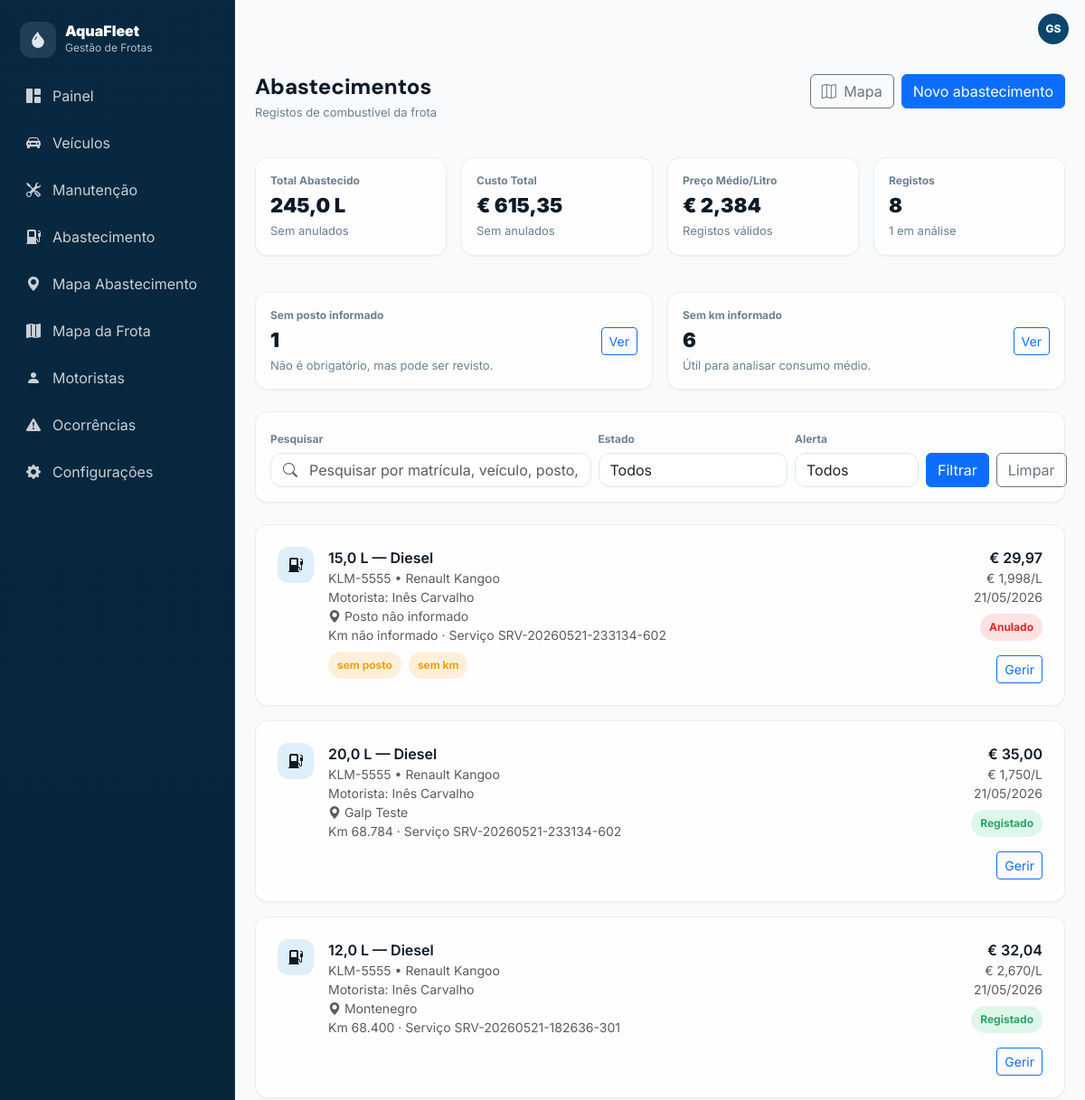
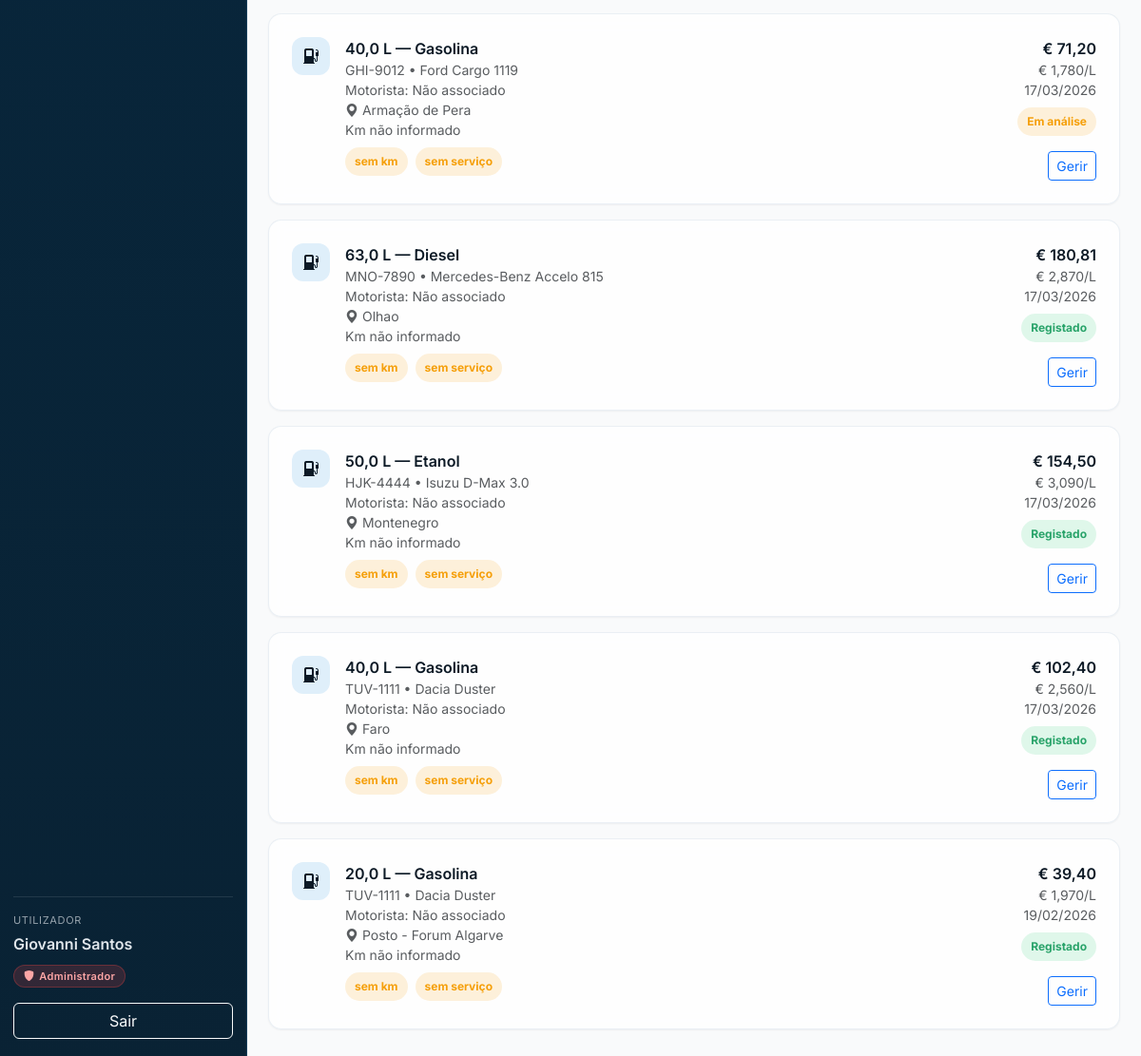
Screenshot of /abastecimentos/index.php (signed in) with the database file from the repository (2 pictures, top to bottom).
### tables this page shows
CREATE TABLE `abastecimentos` (
  `id` int(10) UNSIGNED NOT NULL,
  `viatura_id` int(10) UNSIGNED NOT NULL,
  `colaborador_id` int(10) UNSIGNED DEFAULT NULL,
  `motorista_id` int(10) UNSIGNED DEFAULT NULL,
  `registado_por_usuario_id` int(10) UNSIGNED DEFAULT NULL,
  `servico_id` int(10) UNSIGNED DEFAULT NULL,
  `posto` varchar(120) DEFAULT NULL,
  `combustivel` varchar(30) NOT NULL,
  `litros` decimal(10,2) NOT NULL,
  `preco_litro` decimal(10,3) NOT NULL,
  `total` decimal(10,2) NOT NULL,
  `km_atual` int(10) UNSIGNED DEFAULT NULL,
  `data_abastecimento` date NOT NULL,
  `observacoes` text DEFAULT NULL,
  `comprovativo` varchar(255) DEFAULT NULL,
  `estado` enum('registado','em_analise','corrigido','anulado') NOT NULL DEFAULT 'registado',
  `aprovado_por_usuario_id` int(10) UNSIGNED DEFAULT NULL,
  `aprovado_em` datetime DEFAULT NULL,
  `motivo_rejeicao` varchar(255) DEFAULT NULL,
  `criado_em` timestamp NOT NULL DEFAULT current_timestamp(),
  `latitude` decimal(10,7) DEFAULT NULL,
  `longitude` decimal(10,7) DEFAULT NULL
);

CREATE TABLE `viaturas` (
  `id` int(10) UNSIGNED NOT NULL,
  `matricula` varchar(20) NOT NULL,
  `marca_modelo` varchar(120) NOT NULL,
  `tipo` enum('Ligeiro','Pick-up','Carrinha','Camião','Elétrico','Outro') NOT NULL DEFAULT 'Ligeiro',
  `combustivel` enum('Diesel','Gasolina','Elétrico','Híbrido','Outro') NOT NULL DEFAULT 'Diesel',
  `quilometragem` int(10) UNSIGNED NOT NULL DEFAULT 0,
  `estado` enum('Disponível','Atribuída','Em Manutenção','Inativo') NOT NULL DEFAULT 'Disponível',
  `observacoes` text DEFAULT NULL,
  `infraestrutura_id` int(11) DEFAULT NULL,
  `criado_em` timestamp NOT NULL DEFAULT current_timestamp(),
  `atualizado_em` timestamp NOT NULL DEFAULT current_timestamp() ON UPDATE current_timestamp()
);

CREATE TABLE `motoristas` (
  `id` int(10) UNSIGNED NOT NULL,
  `colaborador_id` int(10) UNSIGNED DEFAULT NULL,
  `nome` varchar(120) NOT NULL,
  `cc` varchar(20) DEFAULT NULL,
  `nif` varchar(20) DEFAULT NULL,
  `carta_numero` varchar(30) DEFAULT NULL,
  `carta_categoria` varchar(10) DEFAULT NULL,
  `carta_validade` date DEFAULT NULL,
  `telefone` varchar(30) DEFAULT NULL,
  `email` varchar(120) DEFAULT NULL,
  `status` enum('Ativo','Inativo') NOT NULL DEFAULT 'Ativo',
  `desde` date DEFAULT NULL,
  `viagens` int(11) NOT NULL DEFAULT 0,
  `viatura_id` int(10) UNSIGNED DEFAULT NULL,
  `criado_em` timestamp NOT NULL DEFAULT current_timestamp()
);

CREATE TABLE `servicos_operacionais` (
  `id` int(10) UNSIGNED NOT NULL,
  `codigo` varchar(30) NOT NULL,
  `atribuicao_id` int(10) UNSIGNED DEFAULT NULL,
  `motorista_id` int(10) UNSIGNED NOT NULL,
  `colaborador_id` int(10) UNSIGNED DEFAULT NULL,
  `usuario_id` int(10) UNSIGNED DEFAULT NULL,
  `viatura_id` int(10) UNSIGNED NOT NULL,
  `data_inicio` datetime NOT NULL DEFAULT current_timestamp(),
  `data_fim` datetime DEFAULT NULL,
  `km_inicio` int(10) UNSIGNED NOT NULL,
  `km_fim` int(10) UNSIGNED DEFAULT NULL,
  `nivel_combustivel_inicio` tinyint(3) UNSIGNED DEFAULT NULL,
  `nivel_combustivel_fim` tinyint(3) UNSIGNED DEFAULT NULL,
  `estado` enum('aberto','concluido','cancelado') NOT NULL DEFAULT 'aberto',
  `observacoes_inicio` text DEFAULT NULL,
  `observacoes_fim` text DEFAULT NULL,
  `criado_em` timestamp NOT NULL DEFAULT current_timestamp(),
  `atualizado_em` timestamp NOT NULL DEFAULT current_timestamp() ON UPDATE current_timestamp()
);

### abastecimentos/index.php (the view, shortened to what this page needs)
<?php
require_once __DIR__ . "/../inc/database.php";
require_once __DIR__ . "/../inc/header.php";
function h($s) {
  return htmlspecialchars((string)$s, ENT_QUOTES, 'UTF-8');
}
function fmtData($d) {
  $dt = DateTime::createFromFormat('Y-m-d', substr($d, 0, 10));
  return $dt ? $dt->format('d/m/Y') : h($d);
}
function badgeEstadoAbastecimento($estado) {
  $estado = (string)$estado;
  if ($estado === 'registado') {
    return '<span class="badge-pill badge-success-soft">Registado</span>';
  }
  if ($estado === 'em_analise') {
    return '<span class="badge-pill badge-warning-soft">Em análise</span>';
  }
  if ($estado === 'anulado') {
    return '<span class="badge-pill badge-danger-soft">Anulado</span>';
  }
  return '<span class="badge-pill badge-info-soft">' . h($estado) . '</span>';
}
$q = trim($_GET['q'] ?? '');
function fetchOneFloat($ligacao, $sql, $field = 'v') {
  $r = mysqli_query($ligacao, $sql);
  $row = mysqli_fetch_assoc($r);
  return (float)($row[$field] ?? 0);
}
function fetchOneInt($ligacao, $sql, $field = 'v') {
  $r = mysqli_query($ligacao, $sql);
  $row = mysqli_fetch_assoc($r);
  return (int)($row[$field] ?? 0);
}
$totalLitros = fetchOneFloat($ligacao,
  "SELECT COALESCE(SUM(litros),0) AS v
   FROM abastecimentos
   WHERE estado <> 'anulado'"
);
$custoTotal = fetchOneFloat($ligacao,
  "SELECT COALESCE(SUM(total),0) AS v
   FROM abastecimentos
   WHERE estado <> 'anulado'"
);
$precoMedio = fetchOneFloat($ligacao,
  "SELECT COALESCE(AVG(preco_litro),0) AS v
   FROM abastecimentos
   WHERE estado <> 'anulado'"
);
$totalRegistos = fetchOneInt($ligacao,
  "SELECT COUNT(*) AS v
   FROM abastecimentos"
);
$totalAnalise = fetchOneInt($ligacao,
  "SELECT COUNT(*) AS v
   FROM abastecimentos
   WHERE estado = 'em_analise'"
);
$totalSemPosto = fetchOneInt($ligacao,
  "SELECT COUNT(*) AS v
   FROM abastecimentos
   WHERE posto IS NULL OR posto = ''"
);
$totalSemKm = fetchOneInt($ligacao,
  "SELECT COUNT(*) AS v
   FROM abastecimentos
   WHERE km_atual IS NULL"
);
$sql = "
  SELECT
    a.id,
    a.viatura_id,
    a.colaborador_id,
    a.motorista_id,
    a.registado_por_usuario_id,
    a.servico_id,
    a.posto,
    a.combustivel,
    a.litros,
    a.preco_litro,
    a.total,
    a.km_atual,
    a.data_abastecimento,
    a.latitude,
    a.longitude,
    a.estado,
    a.criado_em,
    v.matricula,
    v.marca_modelo,
    m.nome AS motorista_nome,
    c.nome AS colaborador_nome,
    u.nome AS registado_por_nome,
    s.codigo AS servico_codigo
  FROM abastecimentos a
  LEFT JOIN viaturas v ON v.id = a.viatura_id
  LEFT JOIN motoristas m ON m.id = a.motorista_id
  LEFT JOIN colaboradores c ON c.id = a.colaborador_id
  LEFT JOIN usuarios u ON u.id = a.registado_por_usuario_id
  LEFT JOIN servicos_operacionais s ON s.id = a.servico_id
";
$sql .= " ORDER BY a.data_abastecimento DESC, a.id DESC";
$rows = [];
$res = mysqli_query($ligacao, $sql);
if ($res) {
  while ($r = mysqli_fetch_assoc($res)) {
    $rows[] = $r;
  }
}
?>
<div class="page-max-6xl space-y-6">
  <div class="d-flex justify-content-between align-items-start flex-wrap gap-3">
    <div>
      <h1 class="page-title">Abastecimentos</h1>
      <div class="page-subtitle">
        Registos de combustível da frota
      </div>
    </div>
    <div class="d-flex gap-2">
      <a class="btn btn-outline-secondary" href="mapa.php">
        <i class="bi bi-map me-1"></i> Mapa
      </a>
      <a class="btn btn-primary" href="create.php">
        Novo abastecimento
      </a>
    </div>
  </div>
  <div class="row g-3">
    <div class="col-12 col-md-3">
      <div class="glass-card p-3 h-100">
        <div class="kpi-label">Total Abastecido</div>
        <div class="kpi-value"><?php echo number_format($totalLitros, 1, ',', '.'); ?> L</div>
        <div class="kpi-sub">Sem anulados</div>
      </div>
    </div>
    <div class="col-12 col-md-3">
      <div class="glass-card p-3 h-100">
        <div class="kpi-label">Custo Total</div>
        <div class="kpi-value">€ <?php echo number_format($custoTotal, 2, ',', '.'); ?></div>
        <div class="kpi-sub">Sem anulados</div>
      </div>
    </div>
    <div class="col-12 col-md-3">
      <div class="glass-card p-3 h-100">
        <div class="kpi-label">Preço Médio/Litro</div>
        <div class="kpi-value">€ <?php echo number_format($precoMedio, 3, ',', '.'); ?></div>
        <div class="kpi-sub">Registos válidos</div>
      </div>
    </div>
    <div class="col-12 col-md-3">
      <div class="glass-card p-3 h-100">
        <div class="kpi-label">Registos</div>
        <div class="kpi-value"><?php echo number_format($totalRegistos, 0, ',', '.'); ?></div>
        <div class="kpi-sub"><?php echo (int)$totalAnalise; ?> em análise</div>
      </div>
    </div>
  </div>
  <div class="row g-3">
    <div class="col-12 col-md-6">
      <div class="glass-card p-3 h-100">
        <div class="d-flex justify-content-between align-items-center gap-3">
          <div>
            <div class="kpi-label">Sem posto informado</div>
            <div class="kpi-value"><?php echo (int)$totalSemPosto; ?></div>
            <div class="kpi-sub">Não é obrigatório, mas pode ser revisto.</div>
          </div>
          <a class="btn btn-outline-primary btn-sm" href="index.php?alerta=sem_posto">Ver</a>
        </div>
      </div>
    </div>
    <div class="col-12 col-md-6">
      <div class="glass-card p-3 h-100">
        <div class="d-flex justify-content-between align-items-center gap-3">
          <div>
            <div class="kpi-label">Sem km informado</div>
            <div class="kpi-value"><?php echo (int)$totalSemKm; ?></div>
            <div class="kpi-sub">Útil para analisar consumo médio.</div>
          </div>
          <a class="btn btn-outline-primary btn-sm" href="index.php?alerta=sem_km">Ver</a>
        </div>
      </div>
    </div>
  </div>
  <div class="glass-card p-3">
    <form method="get" class="row g-2 align-items-end">
      <div class="col-12 col-lg-5">
        <label class="form-label form-label-soft">Pesquisar</label>
        <div class="searchbox">
          <span class="search-ico"><i class="bi bi-search"></i></span>
          <input
            type="text"
            class="form-control"
            name="q"
            placeholder="Pesquisar por matrícula, veículo, posto, motorista ou serviço..."
            value="<?php echo h($q); ?>"
          >
        </div>
      </div>
      <div class="col-12 col-md-4 col-lg-3">
        <label class="form-label form-label-soft">Estado</label>
        <select name="estado" class="form-select">
          <option value="">Todos</option>
        </select>
      </div>
      <div class="col-12 col-md-4 col-lg-2">
        <label class="form-label form-label-soft">Alerta</label>
        <select name="alerta" class="form-select">
          <option value="">Todos</option>
        </select>
      </div>
      <div class="col-12 col-md-4 col-lg-2 d-flex gap-2">
        <button class="btn btn-primary w-100" type="submit">Filtrar</button>
        <a class="btn btn-outline-secondary" href="index.php">Limpar</a>
      </div>
    </form>
  </div>
  <div class="vstack gap-3">
    <?php if (count($rows) > 0): ?>
      <?php foreach ($rows as $a): ?>
        <?php
          $id = (int)$a['id'];
          $litros = (float)$a['litros'];
          $comb = (string)$a['combustivel'];
          $posto = trim((string)($a['posto'] ?? ''));
          $total = (float)$a['total'];
          $preco = (float)$a['preco_litro'];
          $data = (string)$a['data_abastecimento'];
          $mat = (string)($a['matricula'] ?? '—');
          $nomeV = (string)($a['marca_modelo'] ?? '');
          $motorista = $a['motorista_nome'] ?: ($a['colaborador_nome'] ?: 'Não associado');
          $temAlertas = false;
          $alertas = [];
          if ($posto === '') {
            $temAlertas = true;
            $alertas[] = 'sem posto';
          }
          if ($a['km_atual'] === null || $a['km_atual'] === '') {
            $temAlertas = true;
            $alertas[] = 'sem km';
          }
          if (empty($a['servico_id'])) {
            $temAlertas = true;
            $alertas[] = 'sem serviço';
          }
        ?>
        <div class="glass-card p-4">
          <div class="d-flex flex-column flex-lg-row justify-content-between gap-3">
            <div class="d-flex gap-3">
              <div class="list-ico" style="width:40px;height:40px;">
                <i class="bi bi-fuel-pump-fill"></i>
              </div>
              <div class="min-w-0">
                <div class="fw-semibold">
                  <?php echo number_format($litros, 1, ',', '.'); ?> L — <?php echo h($comb); ?>
                </div>
                <div class="small text-muted">
                  <?php echo h($mat); ?> • <?php echo h($nomeV); ?>
                </div>
                <div class="small text-muted">
                  Motorista: <?php echo h($motorista); ?>
                </div>
                <div class="small text-muted">
                  <i class="bi bi-geo-alt-fill"></i>
                  <?php echo h($posto !== '' ? $posto : 'Posto não informado'); ?>
                </div>
                <div class="small text-muted">
                  <?php if (!empty($a['km_atual'])): ?>
                    Km <?php echo number_format((int)$a['km_atual'], 0, ',', '.'); ?>
                  <?php else: ?>
                    Km não informado
                  <?php endif; ?>
                  <?php if (!empty($a['servico_codigo'])): ?>
                    · Serviço <?php echo h($a['servico_codigo']); ?>
                  <?php endif; ?>
                </div>
                <?php if ($temAlertas): ?>
                  <div class="small mt-2">
                    <?php foreach ($alertas as $al): ?>
                      <span class="badge-pill badge-warning-soft me-1"><?php echo h($al); ?></span>
                    <?php endforeach; ?>
                  </div>
                <?php endif; ?>
              </div>
            </div>
            <div class="text-lg-end">
              <div class="fw-semibold">
                € <?php echo number_format($total, 2, ',', '.'); ?>
              </div>
              <div class="small text-muted">
                € <?php echo number_format($preco, 3, ',', '.'); ?>/L
              </div>
              <div class="small text-muted">
                <?php echo fmtData($data); ?>
              </div>
              <div class="mt-2">
                <?php echo badgeEstadoAbastecimento($a['estado']); ?>
              </div>
              <div class="d-flex gap-2 justify-content-lg-end mt-3">
                <a class="btn btn-sm btn-outline-primary" href="edit.php?id=<?php echo $id; ?>">
                  Gerir
                </a>
              </div>
            </div>
          </div>
        </div>
      <?php endforeach; ?>
    <?php else: ?>
      <div class="glass-card p-4 text-center text-muted">
        Nenhum abastecimento encontrado.
      </div>
    <?php endif; ?>
  </div>
</div>
<?php
require_once __DIR__ . "/../inc/footer.php";
?>

### rows the page displays
abastecimentos: litros "15,0", combustivel "Diesel", viatura.matricula "KLM-5555", viatura.marca_modelo "Renault Kangoo", motorista.nome "Inês Carvalho", posto "Posto não informado", shows "Km não informado", servico.codigo "SRV-20260521-233134-602", al "sem posto", al "sem km", total "29,97", preco_litro "1,998", data_abastecimento "21/05/2026", estado "Anulado"
abastecimentos: litros "20,0", combustivel "Diesel", viatura.matricula "KLM-5555", viatura.marca_modelo "Renault Kangoo", motorista.nome "Inês Carvalho", posto "Galp Teste", km_atual "68.784", servico.codigo "SRV-20260521-233134-602", total "35,00", preco_litro "1,750", data_abastecimento "21/05/2026", estado "Registado"
abastecimentos: litros "12,0", combustivel "Diesel", viatura.matricula "KLM-5555", viatura.marca_modelo "Renault Kangoo", motorista.nome "Inês Carvalho", posto "Montenegro", km_atual "68.400", servico.codigo "SRV-20260521-182636-301", total "32,04", preco_litro "2,670", data_abastecimento "21/05/2026", estado "Registado"
abastecimentos: litros "40,0", combustivel "Gasolina", viatura.matricula "GHI-9012", viatura.marca_modelo "Ford Cargo 1119", motorista "Não associado", posto "Armação de Pera", shows "Km não informado", al "sem km", al "sem serviço", total "71,20", preco_litro "1,780", data_abastecimento "17/03/2026", estado "Em análise"
abastecimentos: litros "63,0", combustivel "Diesel", viatura.matricula "MNO-7890", viatura.marca_modelo "Mercedes-Benz Accelo 815", motorista "Não associado", posto "Olhao", shows "Km não informado", al "sem km", al "sem serviço", total "180,81", preco_litro "2,870", data_abastecimento "17/03/2026", estado "Registado"
abastecimentos: litros "50,0", combustivel "Etanol", viatura.matricula "HJK-4444", viatura.marca_modelo "Isuzu D-Max 3.0", motorista "Não associado", posto "Montenegro", shows "Km não informado", al "sem km", al "sem serviço", total "154,50", preco_litro "3,090", data_abastecimento "17/03/2026", estado "Registado"
abastecimentos: litros "40,0", combustivel "Gasolina", viatura.matricula "TUV-1111", viatura.marca_modelo "Dacia Duster", motorista "Não associado", posto "Faro", shows "Km não informado", al "sem km", al "sem serviço", total "102,40", preco_litro "2,560", data_abastecimento "17/03/2026", estado "Registado"
abastecimentos: litros "20,0", combustivel "Gasolina", viatura.matricula "TUV-1111", viatura.marca_modelo "Dacia Duster", motorista "Não associado", posto "Posto - Forum Algarve", shows "Km não informado", al "sem km", al "sem serviço", total "39,40", preco_litro "1,970", data_abastecimento "19/02/2026", estado "Registado"

### other values shown
$_SESSION['user_nome'] "Giovanni Santos"
$badge_label "Administrador"
$iniciais "GS"
$totalLitros "245,0"
$custoTotal "615,35"
$precoMedio "2,384"
$totalRegistos "8"
$totalAnalise "1"
$totalSemPosto "1"
$totalSemKm "6"
